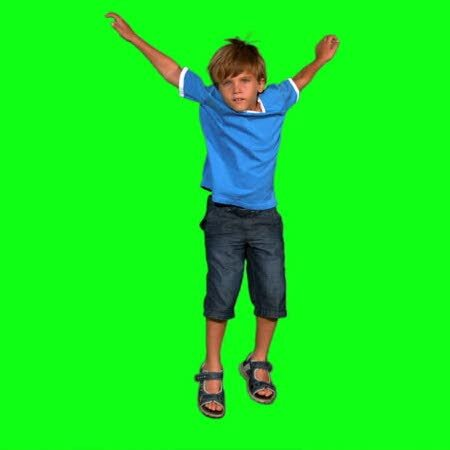
#> input picture Images/kid-green.jpg, 450 x 450 px, found by its file name
$ python Jellybean_counter.py
#> lines starting #> are read from the running program, lines starting #| are printed output that depends on the picture
### Images/colour_help.py
# Colour Helper
# Author: Ethan
# December 13 2023

# Do you need help with colours?
# This is for you!

from PIL import Image

def pixel_to_name(pixel: tuple) -> str:
    """Given a 3-tuple, return a string representing
    its colour

    Params:
        pixel = 3-tuple of values (red, green, blue)

    Returns:
        name of the colour
    """
    red, green, blue = pixel

    if red < 230 and blue < 230 and green > 150:
        return "green"
    else:
        return "colour unknown"

def is_light(pixel: tuple) -> bool:
# Check the average pixel colour
    average = sum(pixel) / len(pixel)

    # Check if the average is greater than or equal to 128
    return average >= 128

# Test cases
pixel1 = (200, 150, 100)
pixel2 = (50, 75, 100)

# Test the function with the provided test cases
print(is_light(pixel1))  # This should print True
print(is_light(pixel2))  # This should print False
black_pixel = (0, 0, 0)
dark_gray_pixel = (127, 127, 127)
light_gray_pixel = (128, 128, 128)
white_pixel = ( 255, 255, 255)

print(is_light(black_pixel)) # False
print(is_light(dark_gray_pixel)) # False
print(is_light(light_gray_pixel)) # True
print(is_light(white_pixel)) # True

# open up kid green
with Image.open("./Images/kid-green.jpg") as im:
    # create variables that store the width and height
#> im is the input picture: PIL image 450x450 RGB; mean R, G, B 23.5, 232.4, 32.8
    image_height = im.height
#> image_height = 450
    image_width = im.width
#> image_width = 450

    # load the background image
    bg_im = Image.open("./Images/beach.jpg")
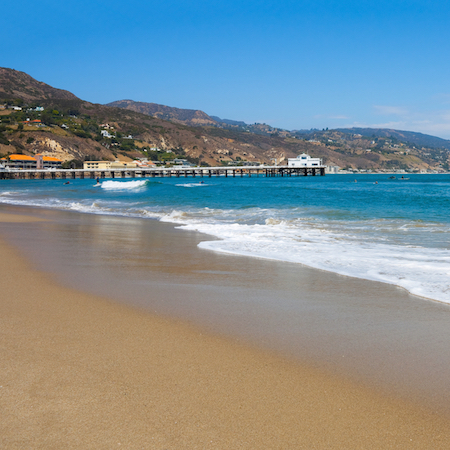
#> input picture Images/beach.jpg, 450 x 450 px, found by its file name
#> bg_im is the input picture: PIL image 450x450 RGB; mean R, G, B 124.7, 142.9, 149.9

    # outer loop is top->bottom
    # inner loop is left->right
    for y in range(image_height):
       for x in range(image_width):
           pixel = im.getpixel((x, y))

           # check pixel if it's green
           if pixel_to_name(pixel) == "green":
               # replace with bg_pixel
               bg_pixel = bg_im.getpixel((x, y))
               im.putpixel((x, y), bg_pixel)
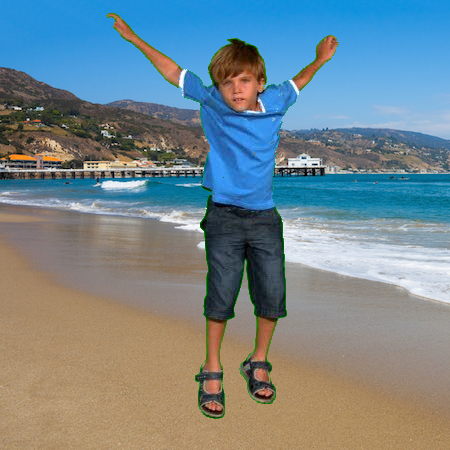
#> im: PIL image 450x450 RGB; mean R, G, B 117.5, 134.9, 141.5

bg_im.close()

# save the image
im.save("./Images/output.jpg")

### Images/Jellybean_counter.py
# Jelly Bean Colour Counter
# Author: Ethan C
# January 9 2024

from PIL import Image

import Images.colour_help as colour_help

jelly_bean_img = Image.open("./Images/Jelly Beans.jpg")
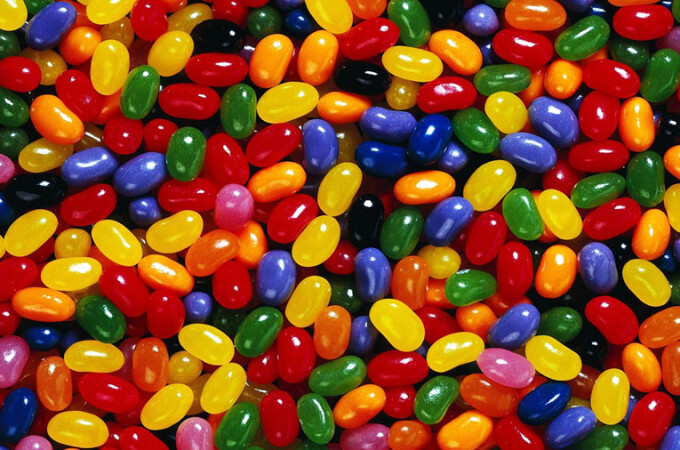
#> input picture Images/Jelly Beans.jpg, 680 x 450 px, found by its file name
#> jelly_bean_img is the input picture: PIL image 680x450 RGB; mean R, G, B 133.4, 70.9, 32

red_pixels = []

# Visit every pixel in the image
for y in range(jelly_bean_img.height):
    for x in range(jelly_bean_img.width):
        current_pixel = jelly_bean_img.getpixel((x, y))

        # If that pixel is red, store the location
#> (the run stopped early here; a loop or call above may not have finished)
